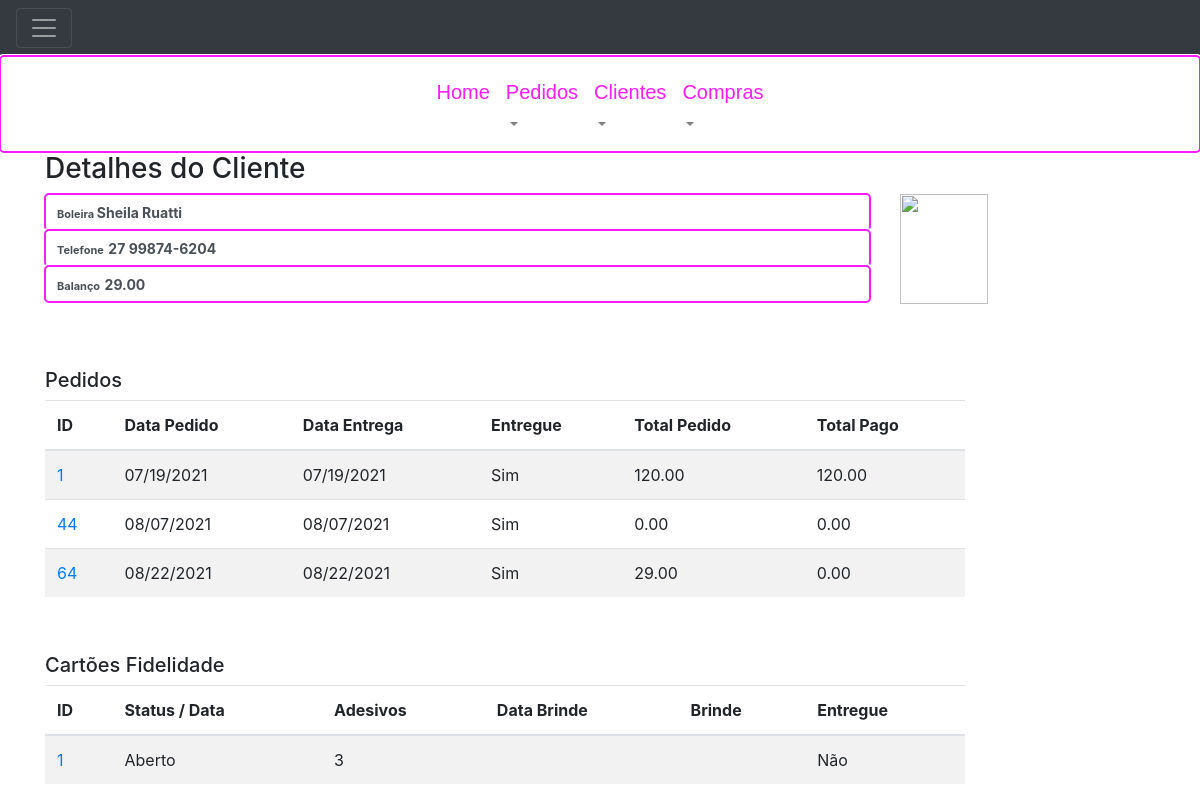
The app's page /clients/1/detail/ (signed in), older data.
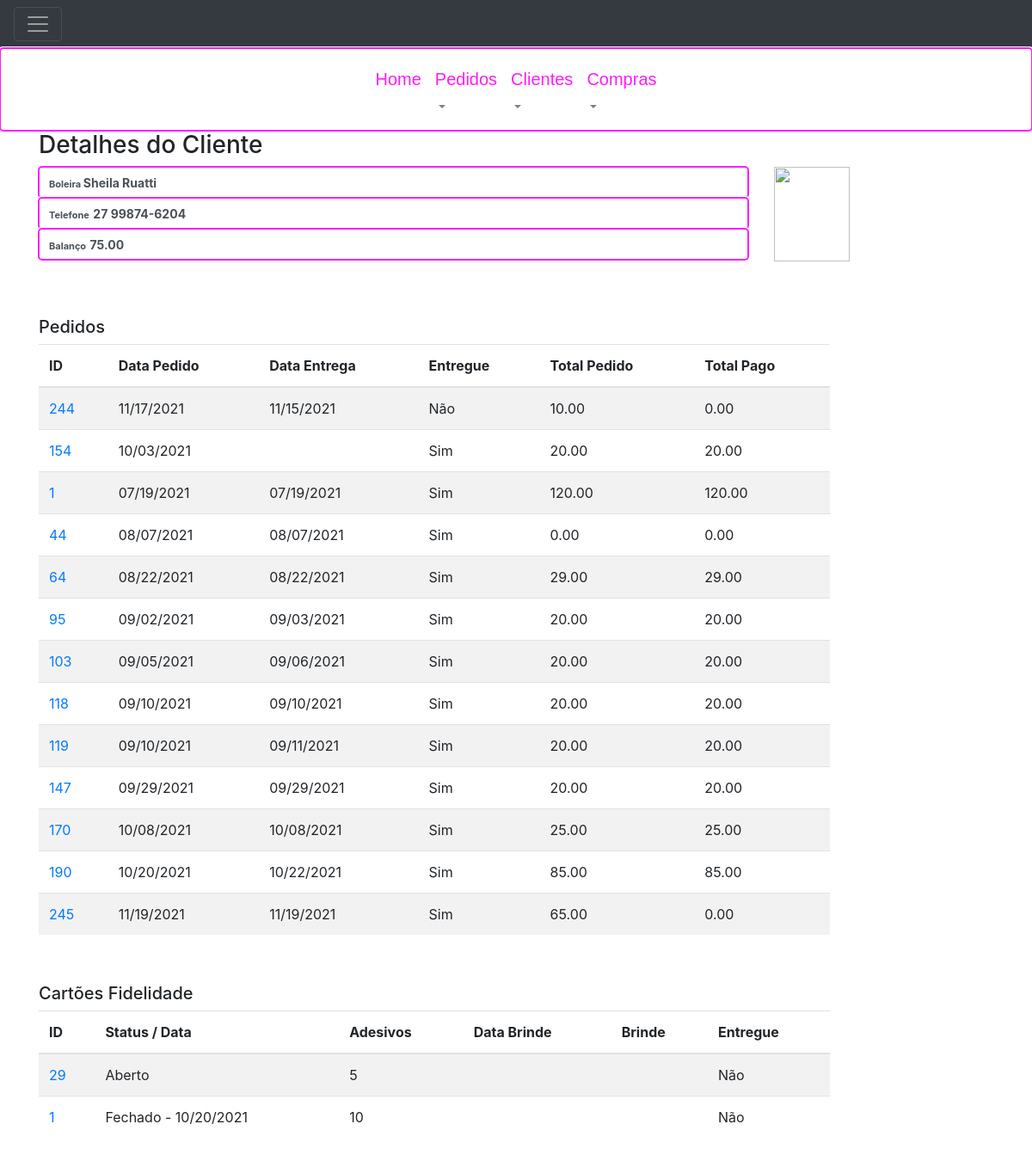
The same page, newer data.
### order_control/models.py (models this page shows, shortened)
class Client (models.Model):
    createAt = models.DateTimeField(auto_now_add=True)
    name = models.CharField(max_length=255, verbose_name='Nome do Cliente')
    phone = models.CharField(max_length=15, null=True, blank=True, verbose_name='Telefone')
    picture = models.FileField(upload_to='clients/', null=True, blank=True, verbose_name='Foto de Perfil')
    balance = models.DecimalField(max_digits=8, decimal_places=2, default=0.0, verbose_name='Balanço')
    active = models.BooleanField(default=True, verbose_name="Ativo")
    cakeMaker = models.BooleanField(default=False, verbose_name='Boleira')
    password = models.CharField(max_length=50, verbose_name="Senha")
    class Meta:
        ordering = ['id']

class Order(models.Model):
    createdAt = models.DateTimeField(auto_now_add=True)
    deliveryAt = models.DateTimeField(null=True, blank=True, verbose_name="Entregar em")
    delivered = models.BooleanField(default=False, verbose_name="Entregue")
    description = models.TextField(max_length=255, null=True, blank=True)
    downPayment = models.DecimalField(max_digits=8, decimal_places=2, verbose_name='Entrada R$', null=True, blank=True, default=0.00)
    totalOrder = models.DecimalField(max_digits=8, decimal_places=2, verbose_name='Total Pedido R$', null=True, blank=True, default=0.00)
    totalPayment = models.DecimalField(max_digits=8, decimal_places=2, verbose_name='Total Pago R$', null=True, blank=True, default=0.00)
    client = models.ForeignKey(Client, on_delete=models.PROTECT, related_name="client", verbose_name='Cliente')
    class Meta:
        unique_together = ['client', 'id']
        ordering = ['-id']

class LoyatyCard(models.Model):
    createdAt = models.DateTimeField(auto_now_add=True)
    adhesiveCount = models.IntegerField(null=True, blank=True, default=0)
    finishedAt = models.DateTimeField(null=True, blank=True, default=None)
    giftDate = models.DateTimeField(null=True,  blank=True)
    giftTopOfCake = models.ForeignKey(BoxTop, on_delete=models.PROTECT, null=True, blank=True)
    client = models.ForeignKey(Client, on_delete=models.PROTECT)
    isDelivered = models.BooleanField(default=False, verbose_name="Está entregue?")

### order_control/views.py (the view)
# urls.py: path('clients/<int:id>/detail/', views.client_details, name='client_detail'),
@login_required(login_url=reverse_lazy('order_control:login'))
def client_details(request, id):
    client = Client.objects.get(id=id)
    order = Order.objects.filter(client=client).order_by('delivered', 'deliveryAt')
    loyatyCard = LoyatyCard.objects.filter(client=client).order_by('finishedAt', 'giftDate')
    return render(request, 'order_control/client/detail.html', {'client': client, 'orders': order, 'loyatyCards':loyatyCard})

### templates/order_control/client/detail.html (shortened to what the changed rows need)
{% extends "layout.html" %}
{% block content %}
    <div class="container">
       <div id="hideDescription">
            <div class="form-group">
                <div class="row">
                    <div  id="head" class="col-sm-9" >
                        <div class='form-control'>
                            <span class='label label-default' style='font-size:14px;'  ><strong>{{ client.name }}</strong></span>
                        </div>
                        <div class='form-control'>
                            <span class='label label-default' style='font-size:14px;' ><strong>{{ client.phone }}</strong></span>
                        </div>
                        <div class='form-control'>
                            <span class='label label-default' style='font-size:14px;' ><strong>{{ client.balance }}</strong></span>
                        </div>
                    </div>
                </div>
            </div>
            <div class="form-group">
                <div class="row">
                    <div  class="col-sm-10" >
                        <table class="table table-striped table-hover">
                            <thead>
                            <tr>
                                <th>ID</th>
                                <th>Data Pedido</th>
                                <th>Data Entrega</th>
                                <th>Entregue</th>
                                <th>Total Pedido</th>
                                <th>Total Pago</th>
                            </tr>
                            </thead>
                            <tbody>
                            {% for order in orders %}
                                <tr>
                                    <td><a href="{% url 'order_control:order_detail'  order.id %}"> {{ order.id }} </a></td>
                                    <td>{{ order.createdAt|date:"SHORT_DATE_FORMAT" }}</td>
                                    <td>{{ order.deliveryAt|date:"SHORT_DATE_FORMAT" }}</td>
                                    <td>{% if order.delivered %}
                                            Sim
                                        {% else %}
                                            Não
                                        {% endif %}
                                    </td>
                                    <td>{{ order.totalOrder }}</td>
                                    <td>{{ order.totalPayment }}</td>
                                </tr>
                            {% endfor %}
                            </tbody>
                        </table>
                    </div>
                </div>
            </div>
           {% if loyatyCards %}
               <div class="form-group">
                    <div class="row">
                        <div  class="col-sm-10" >
                            <table class="table table-striped table-hover">
                                <thead>
                                <tr>
                                    <th>ID</th>
                                    <th>Status / Data</th>
                                    <th>Adesivos</th>
                                    <th>Data Brinde</th>
                                    <th>Brinde</th>
                                    <th>Entregue</th>
                                </tr>
                                </thead>
                                <tbody>
                                {% for loyatyCard in loyatyCards %}
                                    <tr>
                                        <td><a href="{% url 'order_control:loyatyCard_details'  loyatyCard.id %}"> {{ loyatyCard.id }} </a></td>
                                        <td>{% if loyatyCard.finishedAt %}
                                                Fechado - {{ loyatyCard.finishedAt|date:"SHORT_DATE_FORMAT" }}
                                            {% else %}
                                                Aberto
                                            {% endif %}
                                        </td>
                                        <td>{{ loyatyCard.adhesiveCount }}</td>
                                        <td>
                                        </td>
                                        <td>
                                        </td>
                                        <td>{% if loyatyCard.isDelivered %}
                                                Sim
                                            {% else %} Não
                                            {% endif %}
                                        </td>
                                    </tr>
                                {% endfor %}
                                </tbody>
                            </table>
                        </div>
                    </div>
               </div>
           {% endif %}
        </div>
    </div>
{% endblock %}

Row changes from the older to the newer data that the page shows:
changed Client "Sheila Ruatti": balance "29.00" → "75.00"
added Order: id "244", createdAt "11/17/2021", deliveryAt "11/15/2021", delivered "Não", totalOrder "10.00", totalPayment "0.00"
added Order: id "154", createdAt "10/03/2021", delivered "Sim", totalOrder "20.00", totalPayment "20.00"
changed Order id 64: totalPayment "0.00" → "29.00"
added Order: id "95", createdAt "09/02/2021", deliveryAt "09/03/2021", delivered "Sim", totalOrder "20.00", totalPayment "20.00"
added Order: id "103", createdAt "09/05/2021", deliveryAt "09/06/2021", delivered "Sim", totalOrder "20.00", totalPayment "20.00"
added Order: id "118", createdAt "09/10/2021", deliveryAt "09/10/2021", delivered "Sim", totalOrder "20.00", totalPayment "20.00"
added Order: id "119", createdAt "09/10/2021", deliveryAt "09/11/2021", delivered "Sim", totalOrder "20.00", totalPayment "20.00"
added Order: id "147", createdAt "09/29/2021", deliveryAt "09/29/2021", delivered "Sim", totalOrder "20.00", totalPayment "20.00"
added Order: id "170", createdAt "10/08/2021", deliveryAt "10/08/2021", delivered "Sim", totalOrder "25.00", totalPayment "25.00"
added Order: id "190", createdAt "10/20/2021", deliveryAt "10/22/2021", delivered "Sim", totalOrder "85.00", totalPayment "85.00"
added Order: id "245", createdAt "11/19/2021", deliveryAt "11/19/2021", delivered "Sim", totalOrder "65.00", totalPayment "0.00"
added LoyatyCard: id "29", shows "Aberto", adhesiveCount "5", isDelivered "Não"
changed LoyatyCard id 1: finishedAt (not shown) → "10/20/2021"; adhesiveCount "3" → "10"; finishedAt "Aberto" → "Fechado -"
